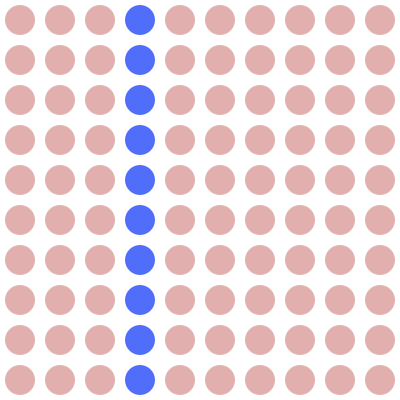
Frame 1 (no input)
Frame 60 (the mouse pressed at the canvas centre just before this capture): identical to frame 1, image omitted
Frame 120 (the mouse held since frame 60 and released just before this capture): identical to frame 1, image omitted

The Processing sketch that drew this single still picture (run headless with seeded random() and noise(); from frame 60 on, the mouse is pressed at the canvas centre):

// Processing sketch: circle_grid
// ── circle_grid.pde
void setup()
{
  size(400,400);
  noStroke();
  fill(180,50, 50, 100);
}
 
void draw()
{
  background(255);
  for (int row=0; row<10; row = row+1)
  {
    for (int col=0; col<10; col = col+1)
    {
      if (col==3)
      {
        fill(81,110,250);
      }
      ellipse(20 + col*40, 20 + row*40,30,30);
      fill(180,50, 50, 100);
    }
  }
}
